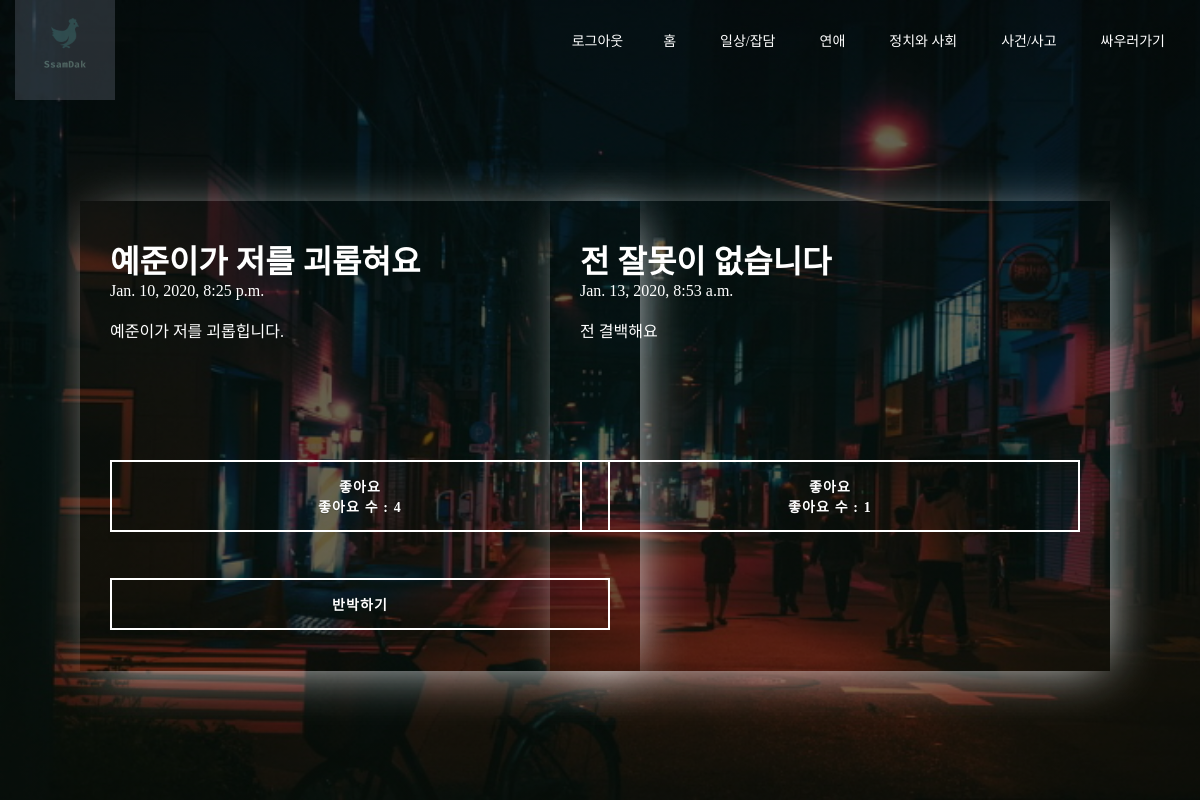
The app's page /blog/4 with its own data.
### FightTogether/models.py (models this page shows, shortened)
class Blog(models.Model):
    title = models.CharField(max_length=200)
    pub_date = models.DateTimeField('date published')
    password = models.CharField(max_length = 50,null = True)
    body = models.TextField()
    like_count = models.PositiveIntegerField(default=0)

class Refute(models.Model):
    title = models.CharField(max_length=200)
    pub_date = models.DateTimeField('date published')
    password = models.CharField(max_length = 50,null = True)
    body = models.TextField()
    like_count = models.PositiveIntegerField(default=0)

### FightTogether/views.py (the view)
# urls.py: path('blog/<int:blog_id>',FightTogether.views.detail,name="detail"),
def detail(request,blog_id):
    blog_detail = get_object_or_404(Blog,pk = blog_id)
    refutes_list = Refute.objects.all()
    return render(request,'detail.html',{'blog':blog_detail, 'refute':refutes_list})

### FightTogether/templates/detail.html (shortened to what this page needs)
{% load static %}
<!doctype html>
<html lang="ko">
    <head>
    <link rel="stylesheet" href="{% static 'index_style.css' %}">
    <link rel="stylesheet" href="https://cdnjs.cloudflare.com/ajax/libs/animate.css/3.7.2/animate.min.css">
  </head>
  <body>
  <header>
    <div class="wrapper">
      <div class="logo">
        <img src="{% static 'logo.png'%}" alt="로고">
      </div>
      <ul class = "nav-area">
        <li><a>{{user.username}}</a></li>
        <li><a href="{%url 'login'%}">로그아웃</a>
        <li><a href="{%url 'home'%}">홈</a></li>
        <li><a href="{%url 'board'%}">일상/잡담</a></li>
        <li><a href="{%url 'love'%}">연애</a></li>
        <li><a href="{%url 'politics'%}">정치와 사회</a></li>
        <li><a href="{%url 'incident'%}">사건/사고</a></li>
        <li><a href="{%url 'newpost'%}">싸우러가기</a></li>
      </ul>
    </div>
<br><br>
<div class="animated lightSpeedIn">
<div class="post">
            <h1>{{blog.title}}</h1>
            <p>{{blog.pub_date}}<br><br></p>
            <p>{{blog.body}}</p>
            <br><br><br><br><br><br>
            <a href="{% url 'post_like_toggle' blog.id %}" class="btn btn-sm animated-button victoria-one">
                {% if blog in user.profile.like_posts.all %}
                    취소
                {% else %}
                    좋아요
                {% endif %}
                <br>좋아요 수 : {{blog.like_count}}
            </a>
            <br><br>
            <a href = "{% url 'refute' %}" class = "btn btn-sm animated-button victoria-one">반박하기 </a>
</div>
            </div>
            <div class="animated rotateInDownLeft">
            <div class="refute">
            {% for refute1 in refute %}
            {% if refute1.password == blog.password%}
                <h1>{{refute1.title}}</h1>
                <p>{{refute1.pub_date}}<br><br></p>
                <p>{{refute1.body}}</p>
                <br><br><br><br><br><br>
                <a href="{% url 'post_like_toggle_refute' refute1.id %}" class = "btn-sm animated-button victoria-one">
                    {% if refute1 in user.profile.like_posts_refute.all %}
                        취소
                    {% else %}
                        좋아요
                    {% endif %}
                    <br>좋아요 수 : {{refute1.like_count}}
                </a>
            {% endif %}
            {% endfor%}
            </div>
            </div>
</body>
</html>

### FightTogether/static/index_style.css (style rules this page uses)
* { margin: 0; padding: 0; }
.wrapper { width: 1170px; margin:auto; }
.post { width: 500px; height: 400px; color:#fff; top:400px; left:350px; padding: 35px 30px; margin-bottom: 20px; margin-left: 10px; position: absolute; transform: translate(-50%,-50%); box-shadow: 8px 8px 50px -15px #ecf0f1; }
.post a { color:#fff }
.refute { width: 500px; height: 400px; color:#fff; top:400px; right:-200px; padding: 35px 30px; margin-bottom: 20px; margin-right: 10px; position: absolute; transform: translate(-50%,-50%); box-shadow: 8px 8px 50px -15px #ecf0f1; }
.refute a { color:#fff }
.logo img { width: 100px; float: left; height: auto; opacity: 0.4; }
.nav-area { float: right; list-style: none; margin-top: 30px; }
.nav-area li { display: inline-block; }
.nav-area li a { color: #fff; text-decoration: none; padding: 5px 20px; font-family: poppins; font-size: 14px; }
header { background: linear-gradient(rgba(0,0,0,0.6),rgba(0,0,0,0.6)),url("index.jpg"); height: 100vh; -webkit-background-size:cover; background-size: cover; background-position: center center; position: relative; }
a.animated-button:link, a.animated-button:visited { position: relative; display: block; margin: 30px auto 0; padding: 14px 15px; color: #fff; font-size:14px; font-weight: bold; text-align: center; text-decoration: none; text-transform: uppercase; overflow: hidden; letter-spacing: .08em; border-radius: 0; text-shadow: 0 0 1px rgba(0, 0, 0, 0.2), 0 1px 0 rgba(0, 0, 0, 0.2); -webkit-transition: all 1s ease; -moz-transition: all 1s ease; -o-transition: all 1s ease; transition: all 1s ease; }
a.animated-button:link:after, a.animated-button:visited:after { content: ""; position: absolute; height: 0%; left: 50%; top: 50%; width: 150%; z-index: -1; -webkit-transition: all 0.75s ease 0s; -moz-transition: all 0.75s ease 0s; -o-transition: all 0.75s ease 0s; transition: all 0.75s ease 0s; }
a.animated-button:link, a.animated-button:visited { position: relative; display: block; margin: 10px auto 0; padding: 14px 15px; color: #fff; font-size:14px; border-radius: 0; font-weight: bold; text-align: center; text-decoration: none; text-transform: uppercase; overflow: hidden; letter-spacing: .08em; text-shadow: 0 0 1px rgba(0, 0, 0, 0.2), 0 1px 0 rgba(0, 0, 0, 0.2); -webkit-transition: all 1s ease; -moz-transition: all 1s ease; -o-transition: all 1s ease; transition: all 1s ease; }
a.animated-button.victoria-one { border: 2px solid #fff; }
a.animated-button.victoria-one:after { background: #fff; -moz-transform: translateX(-50%) translateY(-50%) rotate(-25deg); -ms-transform: translateX(-50%) translateY(-50%) rotate(-25deg); -webkit-transform: translateX(-50%) translateY(-50%) rotate(-25deg); transform: translateX(-50%) translateY(-50%) rotate(-25deg); }

### records on screen
Blog: title "예준이가 저를 괴롭혀요", pub_date "Jan. 10, 2020, 8:25 p.m.", body "예준이가 저를 괴롭힙니다.", like_count "4"
Refute: title "전 잘못이 없습니다", pub_date "Jan. 13, 2020, 8:53 a.m.", body "전 결백해요", like_count "1"
